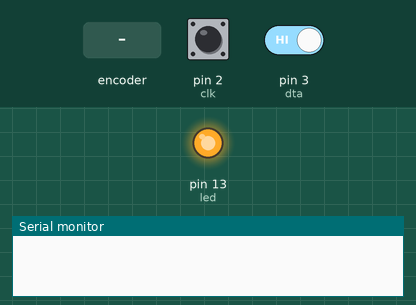
Recording of a sketch running on a simulated Arduino Uno, built with avr-gcc and run on an emulated ATmega328P. Shown: output pins drawn as LEDs (lit = HIGH), the last lines printed to the serial monitor. Dashed ring = blinking. The inputs (shaded band) are chosen by the test bench; at power-on: pin 3 (dta) HIGH, pin 2 (clk) HIGH. EEPROM starts erased.

Above: at 1.2 s.
1.3 s: pin 3 (dta) driven LOW
At 1.9 s:
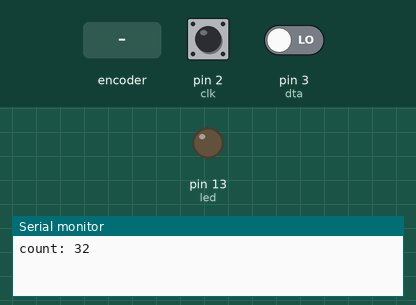
2.8 s: rotary encoder on pin 2 (clk) / pin 3 (dta) turned 3 steps (first pin leading)
At 2.95 s:
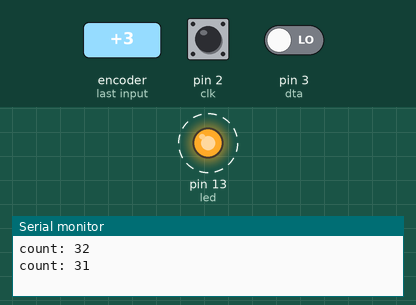
Timing chart, 0 to 5.8 s (numbered marks = the images above; inputs shaded):
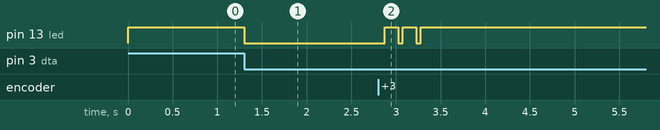

Measured:
- after the input at 1.3 s, pin 13 (led): HIGH → LOW at once
- after the input at 2.8 s, pin 13 (led): alternates HIGH for 0.15 s and LOW for 0.05 s, 5 changes in all, then stays HIGH, starting after 0.08 s

The sketch:

encoder.ino
```cpp
#define clk 2 /*Clock pin encoder is connected to pin 2 of Arduino*/
#define dta 3 /*Data pin encoder is connected to pin 3 of Arduino*/
#define led 13 /*Using on board Led connected to Pin 13 of Arduino for indication purpose*/
#include <EEPROM.h>

int laststate;
int currentstate;
int counter = 0;
int lastcounter = 0;

void setup() {
pinMode(clk,INPUT);
pinMode(dta,INPUT);
pinMode(led,OUTPUT);
Serial.begin(9600);
laststate = digitalRead(dta);
digitalWrite(led, LOW);
lastcounter = EEPROM.read(0);
counter = lastcounter;
}

void loop() {
  currentstate = digitalRead(dta);
  digitalWrite(led, currentstate);
  if(currentstate != laststate)
  {
    if(currentstate != digitalRead(clk))
    {
      counter++;
      if(counter >32)
      {
        counter=32;
      }
      Serial.print("count: ");
      Serial.println(counter);
     }
     else
     {
      counter--;
      if(counter <0)
      {
      counter = 0;
      }
     Serial.print("count: ");
     Serial.println(counter);
     }

  }
EEPROM.write(0,counter); /*Storing last encoder vlue to internal EEPROM memory and will retrived in next power up*/
laststate = currentstate;
}
```
